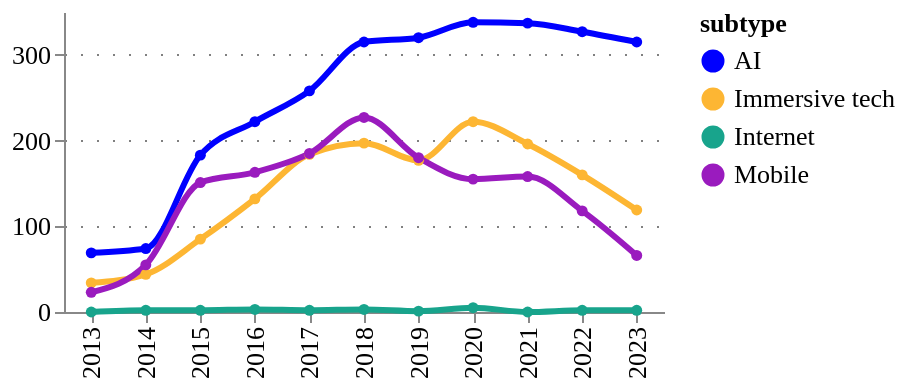

The cell this chart's notebook holds for it:
### Code cell
fig = pu.ts_smooth(
    tech_subtype_ts,
    ["AI", "Immersive tech", "Internet", "Mobile"],
    variable= "counts",
    variable_title = "",
    category_column = column,
    width = 300,
    height = 150,
    legend_orient='right',
)
pu.configure_plots(fig)

### Figure 1 — Vega-Lite specification as saved in the notebook (floating-point values rounded to 4 significant figures)
{"config": {"title": {"font": "Averta", "anchor": "start"}, "subtitle": {"font": "Averta"}, "axis": {"labelFont": "Averta", "titleFont": "Averta", "gridColor": "grey", "gridDash": [1, 7], "labelFontSize": 13, "titleFontSize": 13}, "header": {"labelFont": "Averta", "titleFont": "Averta"}, "legend": {"labelFont": "Averta", "titleFont": "Averta", "labelFontSize": 13, "titleFontSize": 13}, "range": {"category": ["#0000FF", "#FDB633", "#18A48C", "#9A1BBE", "#EB003B", "#FF6E47", "#646363", "#0F294A", "#97D9E3", "#A59BEE", "#F6A4B7", "#D2C9C0", "#FFFFFF", "#000000"], "ordinal": {"scheme": ["#0000FF", "#FDB633", "#18A48C", "#9A1BBE", "#EB003B", "#FF6E47", "#646363", "#0F294A", "#97D9E3", "#A59BEE", "#F6A4B7", "#D2C9C0", "#FFFFFF", "#000000"]}}, "view": {"strokeWidth": 0}}, "data": {"name": "data-564720b8b4090951e5dade8b9115a706"}, "mark": {"type": "line", "interpolate": "monotone", "point": {"filled": true, "size": 30}, "size": 3, "strokeDash": [0]}, "encoding": {"color": {"field": "subtype", "legend": {"orient": "right"}, "scale": {}, "type": "nominal"}, "tooltip": [{"field": "year", "title": "Year", "type": "ordinal"}, {"field": "subtype", "type": "nominal"}, {"field": "counts", "format": ".3f", "title": "", "type": "quantitative"}], "x": {"field": "year", "title": "", "type": "ordinal"}, "y": {"field": "counts", "title": "", "type": "quantitative"}}, "height": 150, "title": {"anchor": "start", "text": "", "fontSize": 14, "subtitle": "", "subtitleFont": "Averta", "subtitleFontSize": 13}, "width": 300, "$schema": "https://vega.github.io/schema/vega-lite/v4.17.0.json", "datasets": {"data-564720b8b4090951e5dade8b9115a706": [{"year": 2013, "subtype": "AI", "counts": 69.0}, {"year": 2014, "subtype": "AI", "counts": 74.0}, {"year": 2015, "subtype": "AI", "counts": 183.0}, {"year": 2016, "subtype": "AI", "counts": 222.0}, {"year": 2017, "subtype": "AI", "counts": 258.0}, {"year": 2018, "subtype": "AI", "counts": 315.0}, {"year": 2019, "subtype": "AI", "counts": 320.0}, {"year": 2020, "subtype": "AI", "counts": 338.0}, {"year": 2021, "subtype": "AI", "counts": 337.0}, {"year": 2022, "subtype": "AI", "counts": 327.0}, {"year": 2023, "subtype": "AI", "counts": 315.0}, {"year": 2013, "subtype": "Immersive tech", "counts": 34.0}, {"year": 2014, "subtype": "Immersive tech", "counts": 44.0}, {"year": 2015, "subtype": "Immersive tech", "counts": 85.0}, {"year": 2016, "subtype": "Immersive tech", "counts": 132.0}, {"year": 2017, "subtype": "Immersive tech", "counts": 184.0}, {"year": 2018, "subtype": "Immersive tech", "counts": 197.0}, {"year": 2019, "subtype": "Immersive tech", "counts": 177.0}, {"year": 2020, "subtype": "Immersive tech", "counts": 222.0}, {"year": 2021, "subtype": "Immersive tech", "counts": 196.0}, {"year": 2022, "subtype": "Immersive tech", "counts": 160.0}, {"year": 2023, "subtype": "Immersive tech", "counts": 119.0}, {"year": 2013, "subtype": "Internet", "counts": 0.0}, {"year": 2014, "subtype": "Internet", "counts": 2.0}, {"year": 2015, "subtype": "Internet", "counts": 2.0}, {"year": 2016, "subtype": "Internet", "counts": 3.0}, {"year": 2017, "subtype": "Internet", "counts": 2.0}, {"year": 2018, "subtype": "Internet", "counts": 3.0}, {"year": 2019, "subtype": "Internet", "counts": 1.0}, {"year": 2020, "subtype": "Internet", "counts": 5.0}, {"year": 2021, "subtype": "Internet", "counts": 0.0}, {"year": 2022, "subtype": "Internet", "counts": 2.0}, {"year": 2023, "subtype": "Internet", "counts": 2.0}, {"year": 2013, "subtype": "Mobile", "counts": 23.0}, {"year": 2014, "subtype": "Mobile", "counts": 55.0}, {"year": 2015, "subtype": "Mobile", "counts": 151.0}, {"year": 2016, "subtype": "Mobile", "counts": 163.0}, {"year": 2017, "subtype": "Mobile", "counts": 185.0}, {"year": 2018, "subtype": "Mobile", "counts": 227.0}, {"year": 2019, "subtype": "Mobile", "counts": 180.0}, {"year": 2020, "subtype": "Mobile", "counts": 155.0}, {"year": 2021, "subtype": "Mobile", "counts": 158.0}, {"year": 2022, "subtype": "Mobile", "counts": 118.0}, {"year": 2023, "subtype": "Mobile", "counts": 66.0}]}}
